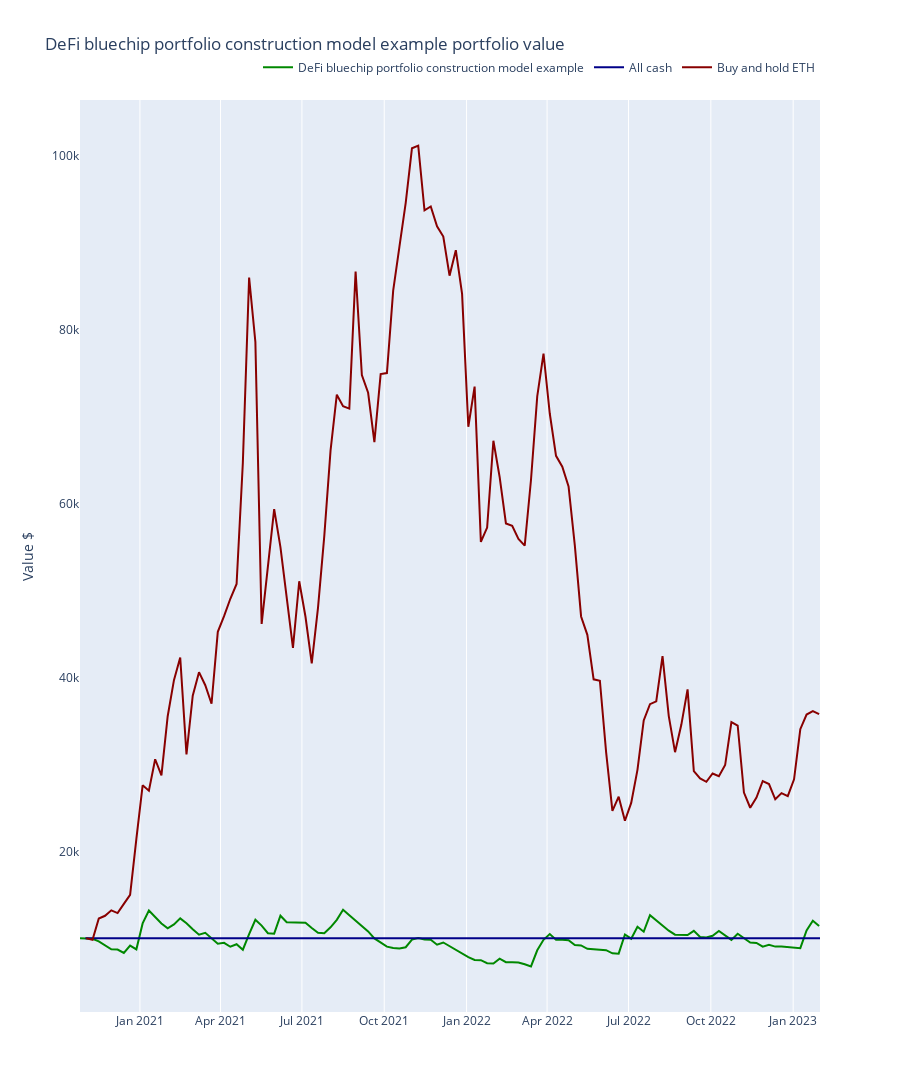

Notebook code for this chart:
### Markdown cell above
## Benchmarking the strategy performance

Here we benchmark the strategy performance against some baseline scenarios.

- Buy and hold ETH
- Buy and hold US Dollar (do nothing)

### Code cell
from tradeexecutor.visual.benchmark import visualise_benchmark

eth_usd = universe.get_pair_by_human_description((ChainId.ethereum, "uniswap-v2", "WETH", "USDC"))
eth_candles = universe.universe.candles.get_candles_by_pair(eth_usd.internal_id)
eth_price = eth_candles["close"]

fig = visualise_benchmark(
    state.name,
    portfolio_statistics=state.stats.portfolio,
    all_cash=state.portfolio.get_initial_deposit(),
    buy_and_hold_asset_name="ETH",
    buy_and_hold_price_series=eth_price,
    start_at=start_at,
    end_at=end_at
)

fig.show()
